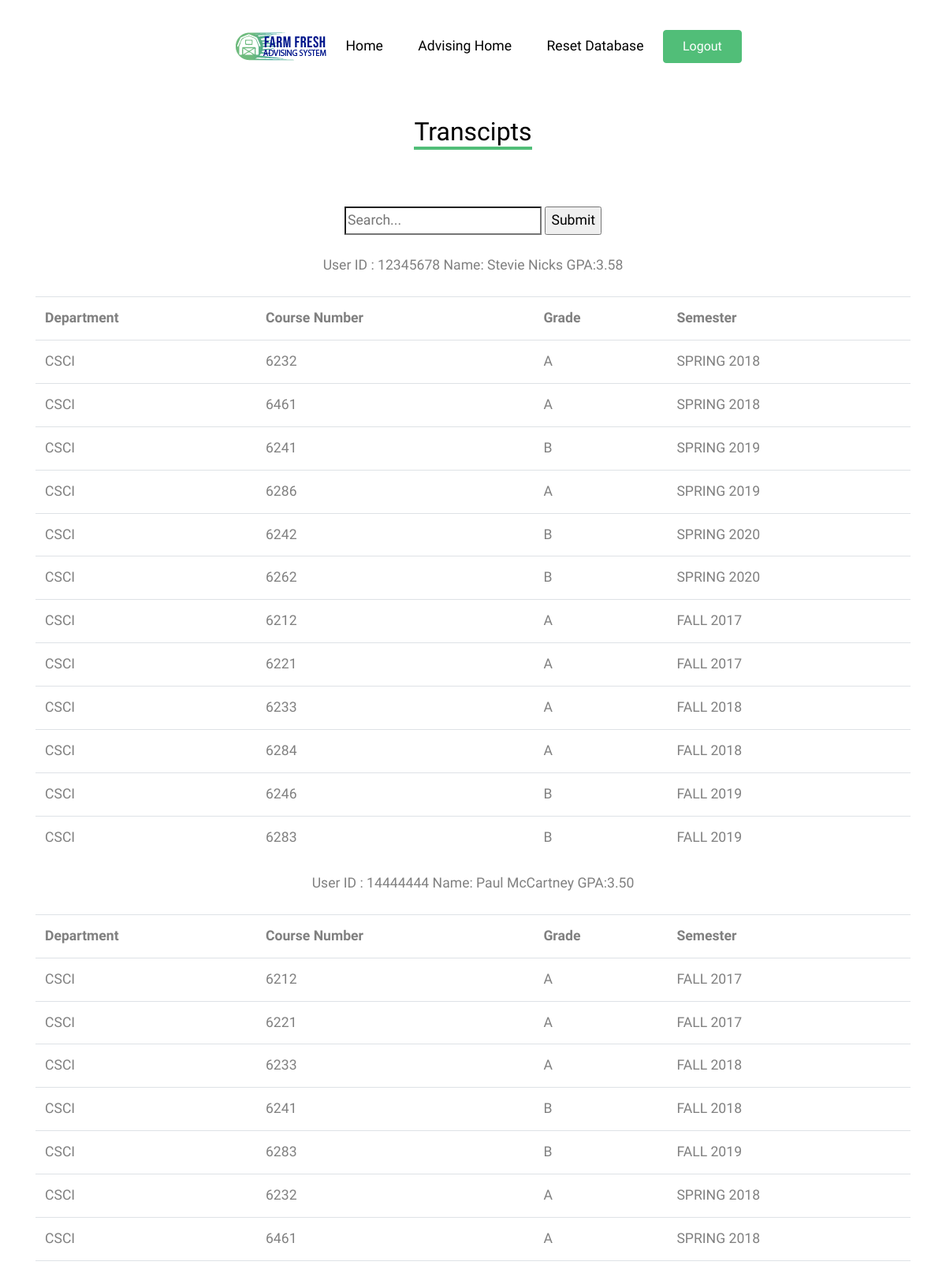
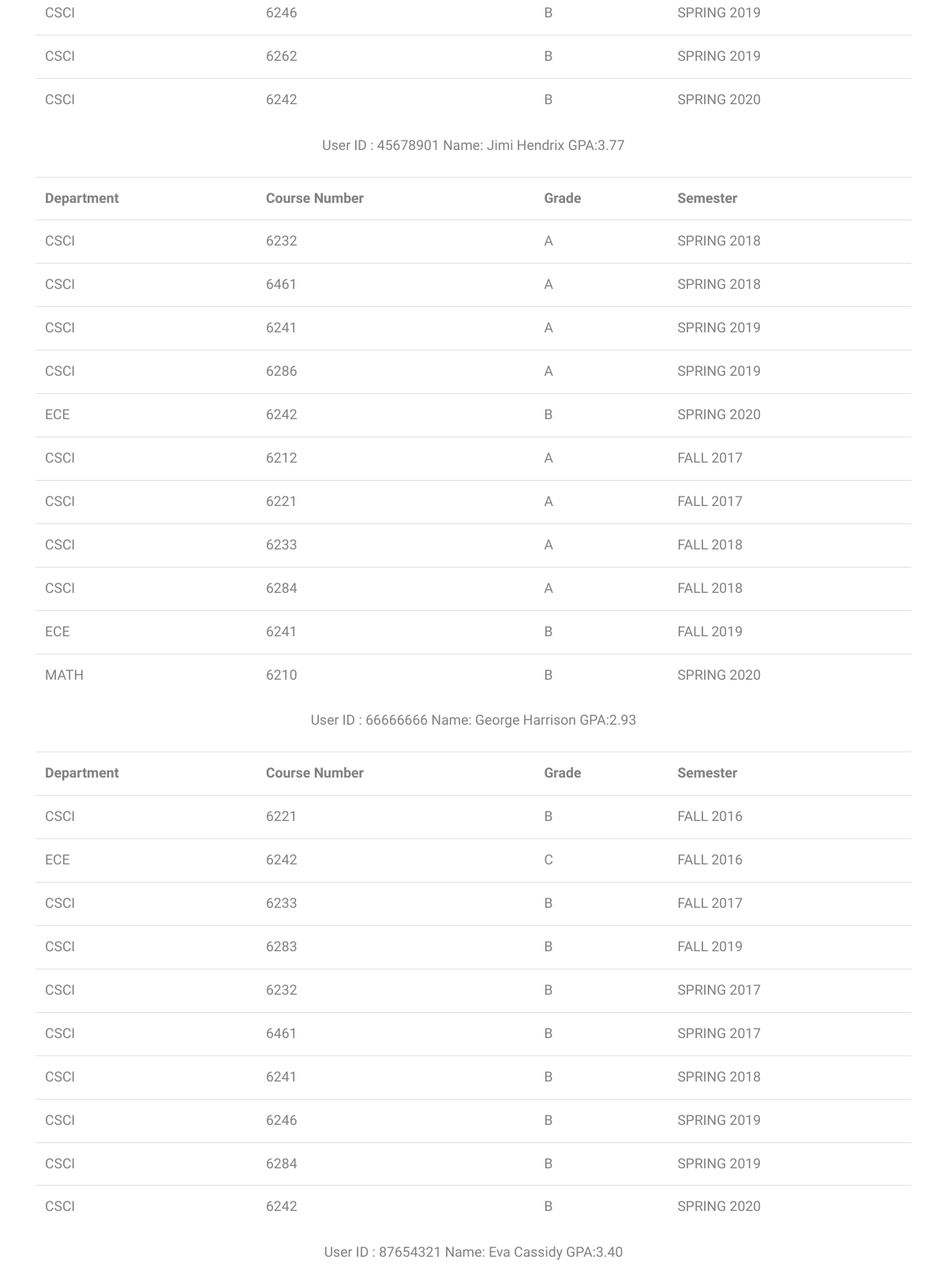
Page /ADS/Webpages/transcript.php (signed in, upper part) on the committed database (2 pictures, top to bottom).
### tables this page shows
create table semester(
    semesterid int,
    semester varchar(10),
    year int,
    primary key (semesterid)
);

create table student(
u_id int NOT NULL,
fname varchar(20) NOT NULL,
lname varchar(20) NOT NULL,
addr varchar(50) NOT NULL,
email varchar(30) NOT NULL,
major varchar(20) NOT NULL,
degree varchar(3),
gpa decimal(3,2),
gradapp int,
form1status int,
advisor int,
primary key (u_id),
foreign key (u_id) references users(id)
);

create table student_transcript (
	t_id int, 
	dept varchar(4),
    cno int,
    grade varchar(2),
    semesterid int,
    inform1 bool,
	primary key (t_id, dept, cno), 
	foreign key (semesterid) references semester(semesterid),
    foreign key (t_id) references users(id)
);

### ADS/Webpages/transcript.php (the view, shortened to what this page needs)
<!DOCTYPE html>
<?php
	require_once('header.php');
?>
<body>
<div class="site-section">
    <div class="container">
		<div class="row mb-4 justify-content-center text-center">
          	<div class="col-lg-4 mb-4">
            	<h2 class="section-title-underline mb-4">
					<?php if($_SESSION['acc_type'] > 4){ ?>
              		<span>Transcipt</span>
					<?php }else{ ?>
					<span>Transcipts</span>
					<?php } ?>
            	</h2>
          	</div>
		</div>
<?php
	if (isset($_SESSION['user_id'])) {
	if($_SESSION['acc_type'] == 4){
				?>
				<div class="row mb-4 justify-content-center text-center">
					<form>
						<input type="search" name="search" placeholder="Search..."/>
						<input type="submit" />
					</form>
				</div>
				<?php
				if(isset($_GET['search'])) {
					$query = "SELECT DISTINCT s.u_id, s.fname, s.lname, s.gpa FROM student s, faculty a WHERE (s.fname like '%{$_GET['search']}%' or s.lname like '%{$_GET['search']}%') AND s.advisor='" . $_SESSION['user_id'] . "'";
				}
				else{
					$query = "SELECT DISTINCT s.u_id, s.fname, s.lname, s.gpa FROM student s, faculty a WHERE s.advisor='" . $_SESSION['user_id'] . "'";
				}
                $dbc = mysqli_connect(DB_HOST, DB_USER, DB_PASSWORD, DB_NAME);
				$data = mysqli_query($dbc, $query);
				$lastid = '0';
                while($uid = mysqli_fetch_array($data)){
					if($lastid != $uid['u_id']) {
						$lastid = $uid['u_id'];
						echo '<div class="row mb-4 justify-content-center text-center">';
						echo "User ID:".$uid['u_id']." Name: " . $uid['fname'] . " " . $uid['lname'] . " GPA:" . $uid['gpa'];
						echo '</div>';
						echo '<table class="table">';
						echo '<tr><th>Department</th><th>Course Number</th><th>Grade</th><th>Semester</th></tr>';
					}
                       	$query = "SELECT * FROM student_transcript t, semester s WHERE t.semesterid = s.semesterid AND t.t_id='" . $uid['u_id'] . "' ORDER BY t.semesterid ASC";
						$dbc1 = mysqli_connect(DB_HOST, DB_USER, DB_PASSWORD, DB_NAME);
                        $data1 = mysqli_query($dbc1, $query);
                        while($row = mysqli_fetch_array($data1)) {
							echo "<tr><td>".$row['dept'] . "</td><td>".  $row['cno'] . "</td><td>".  $row['grade'] . "</td><td>".  $row['semester'] . " ". $row['year'] ."</td></tr>";
					}
					echo '</table>';
					echo "<br>";
                }
	}
	else if($_SESSION['acc_type'] < 3){
				?>
				<div class="row mb-4 justify-content-center text-center">
					<form>
						<input type="search" name="search" placeholder="Search..."/>
						<input type="submit" />
					</form>
				</div>
				<?php
				if(isset($_GET['search'])) {
					$query = "SELECT * FROM semester m, student_transcript t, student s WHERE (fname like '%{$_GET['search']}%' or lname like '%{$_GET['search']}%') Having t.semesterid = m.semesterid AND t.t_id = s.u_id ORDER BY t.t_id ASC";
				}
				else{
					$query = "SELECT * FROM semester m, student_transcript t, student s Having t.semesterid = m.semesterid AND t.t_id = s.u_id ORDER BY t.t_id ASC";
				}
                $dbc1 = mysqli_connect(DB_HOST, DB_USER, DB_PASSWORD, DB_NAME);
                $data1 = mysqli_query($dbc1, $query);
				$lastid = '0';
                while($row = mysqli_fetch_array($data1)) {
			      	if($lastid != $row['u_id']) {
			      		$lastid = $row['u_id'];
					 	echo '</table>';
						echo '<div class="row mb-4 justify-content-center text-center">';
					 	echo "User ID : $lastid Name: " . $row['fname'] . " " . $row['lname'] . " GPA:" . $row['gpa'] . "<br />";
					 	echo '</div>';
			      	 	echo '<table class="table">';
			      	 	echo '<th>Department</th><th>Course Number</th><th>Grade</th><th>Semester</th></tr>';
			      	}
			       	echo "<td>".$row['dept'] . "</td><td>".  $row['cno'] . "</td><td>";
			       	echo $row['grade'] . "</td><td>".  $row['semester'] . " ".$row['year'] ."</td></tr>";
                }
        }
	}
	echo '</table>';
?>
</div>
</div>
</body>

### ADS/Webpages/css/style.css (style rules this page uses)
body { line-height: 1.7; color: gray; font-weight: 300; font-size: 1.1rem; }
h1, h2, h3, h4, h5, .h1, .h2, .h3, .h4, .h5 { font-family: "Muli", -apple-system, BlinkMacSystemFont, "Segoe UI", Roboto, "Helvetica Neue", Arial, sans-serif, "Apple Color Emoji", "Segoe UI Emoji", "Segoe UI Symbol", "Noto Color Emoji"; }
.site-section { padding: 2.5em 0; }
@media (min-width: 768px) { .site-section { padding: 5em 0; } }
.section-title-underline { color: #000; }
.section-title-underline span { display: inline-block; border-bottom: 4px solid #51be78; }

### rows in the picture
semester: student.u_id "12345678", student.fname "Stevie", student.lname "Nicks", student.gpa "3.58", student_transcript.dept "CSCI", student_transcript.cno "6232", student_transcript.grade "A", semester "SPRING", year "2018", student_transcript.cno "6461", student.u_id "45678901", student.fname "Jimi", student.lname "Hendrix", student.gpa "3.77", student_transcript.cno "6241", student_transcript.grade "B"
semester: student_transcript.dept "CSCI", student_transcript.cno "6241", student_transcript.grade "B", semester "SPRING", year "2019", student_transcript.cno "6286", student_transcript.grade "A", student_transcript.cno "6246", student_transcript.cno "6262", student_transcript.cno "6284"
semester: student_transcript.dept "CSCI", student_transcript.cno "6242", student_transcript.grade "B", semester "SPRING", year "2020", student_transcript.cno "6262", student_transcript.dept "ECE", student_transcript.dept "MATH", student_transcript.cno "6210", student.u_id "87654321", student.fname "Eva", student.lname "Cassidy", student.gpa "3.40"
semester: student_transcript.dept "CSCI", student_transcript.cno "6212", student_transcript.grade "A", semester "FALL", year "2017", student_transcript.cno "6221", student.u_id "14444444", student.fname "Paul", student.lname "McCartney", student.gpa "3.50", student_transcript.cno "6233", student_transcript.grade "B"
semester: student_transcript.dept "CSCI", student_transcript.cno "6233", student_transcript.grade "A", semester "FALL", year "2018", student_transcript.cno "6284", student_transcript.cno "6241", student_transcript.grade "B"
semester: student_transcript.dept "CSCI", student_transcript.cno "6246", student_transcript.grade "B", semester "FALL", year "2019", student_transcript.cno "6283", student_transcript.dept "ECE", student_transcript.cno "6241"
semester: student.u_id "66666666", student.fname "George", student.lname "Harrison", student.gpa "2.93", student_transcript.dept "CSCI", student_transcript.cno "6221", student_transcript.grade "B", semester "FALL", year "2016", student_transcript.dept "ECE", student_transcript.cno "6242", student_transcript.grade "C"
semester: student_transcript.dept "CSCI", student_transcript.cno "6232", student_transcript.grade "B", semester "SPRING", year "2017", student_transcript.cno "6461"
